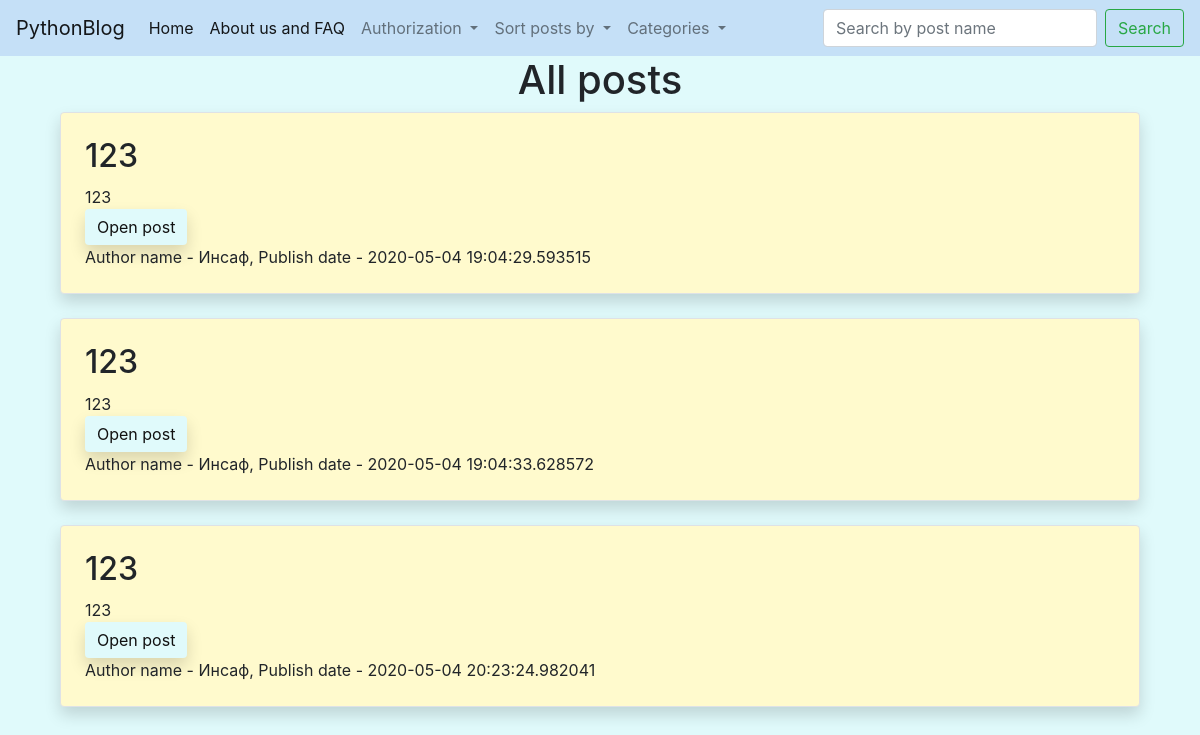
The page / on the database its author committed.
### data/news.py (models this page shows)
class News(SqlAlchemyBase):
    __tablename__ = 'news'
    id = sqlalchemy.Column(sqlalchemy.Integer,
                           primary_key=True, autoincrement=True)
    title = sqlalchemy.Column(sqlalchemy.String, nullable=True)
    description = sqlalchemy.Column(sqlalchemy.String, nullable=True)
    content = sqlalchemy.Column(sqlalchemy.String, nullable=True)
    created_date = sqlalchemy.Column(sqlalchemy.DateTime,
                                     default=datetime.datetime.now)
    category = sqlalchemy.Column(sqlalchemy.String, default='Other')
    is_private = sqlalchemy.Column(sqlalchemy.Boolean, default=True)
    to_rabbit = sqlalchemy.Column(sqlalchemy.Boolean, default=False)
    user_id = sqlalchemy.Column(sqlalchemy.Integer,
                                sqlalchemy.ForeignKey("users.id"))
    user = orm.relation('User')

### data/users.py (models this page shows, shortened)
class User(SqlAlchemyBase, UserMixin):
    __tablename__ = 'users'
    id = sqlalchemy.Column(sqlalchemy.Integer,
                           primary_key=True, autoincrement=True)
    name = sqlalchemy.Column(sqlalchemy.String, nullable=True)
    email = sqlalchemy.Column(sqlalchemy.String,
                              index=True, unique=True, nullable=True)
    about_me = sqlalchemy.Column(sqlalchemy.String, nullable=True)
    hashed_password = sqlalchemy.Column(sqlalchemy.String, nullable=True)
    is_admin = sqlalchemy.Column(sqlalchemy.Boolean, default=False)
    created_date = sqlalchemy.Column(sqlalchemy.DateTime,
                                     default=datetime.datetime.now)
    news = orm.relation("News", back_populates='user')

### main.py (the view)
@app.route('/')
def index():
    session = db_session.create_session()
    s = request.args.get('s')
    if s:
        news = session.query(News).filter(News.title.contains(s), News.is_private == False,
                                          News.to_rabbit == False).all()
        return render_template("index.html", news=news, title='Search returned: ', site='Search')
    else:
        news = session.query(News).filter(News.is_private != True, News.to_rabbit == False)
    return render_template("index.html", news=news, title='All posts', site='Posts', is_sort=True)

### data/db_session.py (called while the page is built)
def create_session() -> Session:
    global __factory
    return __factory()

### templates/index.html (shortened to what this page needs)
{% extends "base.html" %}
{% block content %}
<h1 style="text-align: center">{{title}}</h1>
{% for item in news%}
<li style="list-style-type: None;"><div class="container col-md6 border rounded shadow p-4 mb-4" style="background-color: #FFFACD;">
    <h2>{{item.title}}</h2>
    <div style="margin-top: 10px;">
        <div id="c{{item.id}}">
        </div>
        <a href="/post_output/{{item.id}}" class="btn btn-primary shadow " style="background: #e0fafb;
                                                        outline: none;
                                                        border: 0;
                                                        color: #111111">
            Open post</a>
        <div>
        Author name - {{item.user.name}}, Publish date - {{item.created_date}}
        </div>
    </div>
</div>
</li>
{% endfor %}
{% endblock %}

### rows shown on the page
News: title "123", user.name "Инсаф", created_date "2020-05-04 19:04:29.593515"
News: title "123", user.name "Инсаф", created_date "2020-05-04 19:04:33.628572"
News: title "123", user.name "Инсаф", created_date "2020-05-04 20:23:24.982041"

### other values the page prints
{{ title }} "All posts"
